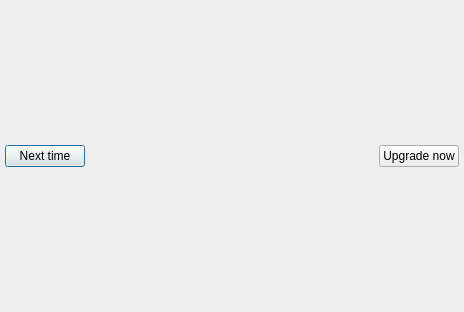
<?xml version="1.0" encoding="UTF-8"?>
<ui version="4.0">
 <class>WizUpgradeNotifyDialog</class>
 <widget class="QDialog" name="WizUpgradeNotifyDialog">
  <property name="geometry">
   <rect>
    <x>0</x>
    <y>0</y>
    <width>464</width>
    <height>312</height>
   </rect>
  </property>
  <property name="windowTitle">
   <string>Find new version</string>
  </property>
  <layout class="QVBoxLayout" name="verticalLayout">
   <property name="leftMargin">
    <number>5</number>
   </property>
   <property name="topMargin">
    <number>5</number>
   </property>
   <property name="rightMargin">
    <number>5</number>
   </property>
   <property name="bottomMargin">
    <number>5</number>
   </property>
   <item>
    <layout class="QVBoxLayout" name="webViewLayout"/>
   </item>
   <item>
    <layout class="QHBoxLayout" name="horizontalLayout">
     <item>
      <widget class="QPushButton" name="buttonWait">
       <property name="text">
        <string>Next time</string>
       </property>
      </widget>
     </item>
     <item>
      <spacer name="horizontalSpacer">
       <property name="orientation">
        <enum>Qt::Horizontal</enum>
       </property>
       <property name="sizeHint" stdset="0">
        <size>
         <width>40</width>
         <height>20</height>
        </size>
       </property>
      </spacer>
     </item>
     <item>
      <widget class="QPushButton" name="buttonNow">
       <property name="text">
        <string>Upgrade now</string>
       </property>
      </widget>
     </item>
    </layout>
   </item>
  </layout>
 </widget>
 <resources/>
 <connections/>
</ui>
